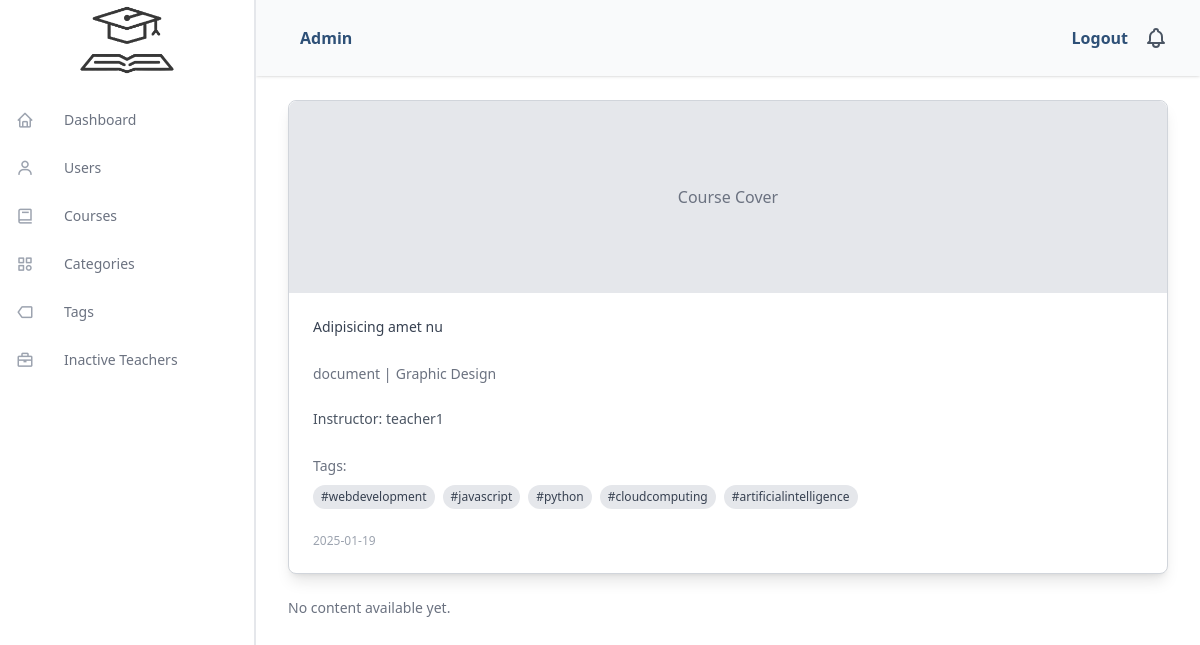
The page /admin/courseDetails/34 (signed in) on the database its author committed.
### tables this page shows
CREATE TABLE `courses` (
  `course_id` int NOT NULL,
  `title` varchar(255) NOT NULL,
  `description` text,
  `content_type` enum('video','document') NOT NULL,
  `category_id` int DEFAULT NULL,
  `teacher_id` int DEFAULT NULL,
  `created_at` timestamp NULL DEFAULT CURRENT_TIMESTAMP,
  `updated_at` timestamp NULL DEFAULT CURRENT_TIMESTAMP ON UPDATE CURRENT_TIMESTAMP
);

CREATE TABLE `categories` (
  `category_id` int NOT NULL,
  `category_name` varchar(100) NOT NULL
);

CREATE TABLE `users` (
  `user_id` int NOT NULL,
  `full_name` varchar(100) NOT NULL,
  `email` varchar(100) NOT NULL,
  `password` varchar(255) NOT NULL,
  `created_at` timestamp NULL DEFAULT CURRENT_TIMESTAMP,
  `updated_at` timestamp NULL DEFAULT CURRENT_TIMESTAMP ON UPDATE CURRENT_TIMESTAMP,
  `role` enum('teacher','student','admin') NOT NULL,
  `status` enum('active','inactive','suspended') NOT NULL DEFAULT 'active'
);

### core/BaseController.php (called while the page is built, shortened)
<?php
require_once(__DIR__ . '/../app/models/Course.php');
require_once(__DIR__ . '/../app/models/CourseTags.php');
require_once(__DIR__ . '/../app/models/DocumentContent.php');
class BaseController
{
    private $CourseModel;
    private $CourseTagsModel;
    private $DocumentContentModel;
    private $VideoContentModel;
    public function __construct()
    {
        $this->CourseModel = new Course();
        $this->CourseTagsModel = new CourseTags();
        $this->DocumentContentModel = new DocumentContent();
        $this->VideoContentModel = new VideoContent();
    }
    public function render($view, $data = [])
    {
        extract($data);
        include __DIR__ . '/../app/views/' . $view . '.php';
    }
    public function courseDetails($course_id)
    {
        $course = $this->CourseModel->getCourseById($course_id);
        $course['tags'] = $this->CourseTagsModel->getCoursetags($course['course_id']);
        if ($course['content_type'] === 'document') {
            $course['content'] = $this->DocumentContentModel->getContent($course_id);
        } else if ($course['content_type'] === 'video') {
            $course['content'] = $this->VideoContentModel->getContent($course_id);
        }
        $this->render('auth/courseDetails', ['course' => $course]);
    }
}

### public/index.php (called while the page is built, shortened)
<?php
require_once ('../core/BaseController.php');
require_once '../core/Router.php';
$router = new Router();
$router->dispatch($_SERVER['REQUEST_URI'], $_SERVER['REQUEST_METHOD']);

### app/config/db.php (called while the page is built, shortened)
<?php
class Db {
    public function __construct()
    {
        try {
            $this->conn = new PDO("mysql:host=localhost;dbname=youdemy_database", "root", "");
          } catch(PDOException $e) {
            echo "Connection failed: " . $e->getMessage();
          }
    }
}

### app/models/Course.php (called while the page is built, shortened)
<?php
require_once(__DIR__ . '/../config/db.php');
class Course extends Db
{
    public function getCourseById($course_id)
    {
        try {
            $stmt = $this->conn->prepare("SELECT course.*,cat.category_name,u.full_name as teacher_name FROM courses course
                                          JOIN categories cat ON cat.category_id = course.category_id
                                          JOIN users u ON u.user_id = course.teacher_id
                                          WHERE course_id = :course_id");
            $stmt->bindParam(':course_id', $course_id);
            $stmt->execute();
            return $stmt->fetch(PDO::FETCH_ASSOC);
        } catch (PDOException $e) {
            echo "Error: " . $e->getMessage();
        }
    }
}

### app/models/CourseTags.php (called while the page is built, shortened)
<?php
require_once(__DIR__ . '/../config/db.php');
class CourseTags extends Db
{
    public function getCoursetags($course_id)
    {
        try {
            $stmt = $this->conn->prepare("SELECT t.tag_name FROM course_tags ct
                                          JOIN tags t ON t.tag_id = ct.tag_id
                                          WHERE ct.course_id = :course_id;");
            $stmt->bindParam(':course_id', $course_id);
            $stmt->execute();
            return $stmt->fetchAll(PDO::FETCH_COLUMN);
        } catch (PDOException $e) {
            error_log("error getting tags: " . $e);
        }
    }
}

### app/models/DocumentContent.php (called while the page is built, shortened)
<?php
class DocumentContent extends Content
{
    public function getContent($course_id)
    {
        try {
            $stmt = $this->conn->prepare("SELECT * FROM document_content WHERE course_id = :course_id");
            $stmt->bindParam(':course_id', $course_id);
            $stmt->execute();
            return $stmt->fetch(PDO::FETCH_ASSOC);
        } catch (PDOException $e) {
            error_log("Error getting video content: " . $e->getMessage());
            return false;
        }
    }
}

### app/views/auth/courseDetails.php (the view, shortened to what this page needs)
<!DOCTYPE html>
<html lang="en">
<head>
    <link rel="stylesheet" href="https://unpkg.com/boxicons@2.0.7/css/boxicons.min.css" />
    <script src="https://cdn.tailwindcss.com"></script>
</head>
<body class="bg-gray-50">
    <div class="flex">
        <?php include(__DIR__ . '/../partials/header.php'); ?>
        <div class="flex flex-col flex-1 lg:ml-64">
            <?php include(__DIR__ . '/../partials/sidebar.php'); ?>
            <main class="flex-1 bg-white min-h-screen overflow-y-auto py-6 px-8">
                <h1 class="text-3xl font-semibold pt-4 text-gray-800"><?= htmlspecialchars($course['title']) ?></h1>
                <div class="bg-white border border-gray-300 rounded-lg shadow-lg mt-6">
                    <div class="w-full h-48 bg-gray-200 flex items-center justify-center rounded-t-lg">
                        <span class="text-gray-500 font-medium">Course Cover</span>
                    </div>
                    <div class="p-6 space-y-6">
                        <p class="text-sm text-gray-700"><?= htmlspecialchars($course['description']) ?></p>
                        <div class="mt-4">
                            <span class="text-sm text-gray-500"><?= htmlspecialchars($course['content_type']) ?> |</span>
                            <span class="text-sm text-gray-500"><?= htmlspecialchars($course['category_name']) ?></span>
                        </div>
                        <p class="text-sm text-gray-600 mt-2">Instructor: <span class="font-medium"><?= htmlspecialchars($course['teacher_name']) ?></span></p>
                        <?php if (!empty($course['tags'])): ?>
                            <div class="mt-2">
                                <span class="text-sm text-gray-500">Tags:</span>
                                <div class="flex flex-wrap mt-2 space-x-2">
                                    <?php foreach ($course['tags'] as $tag): ?>
                                        <span class="text-xs inline-block bg-gray-200 text-gray-700 py-1 px-2 rounded-full"><?= '#' . htmlspecialchars($tag) ?></span>
                                    <?php endforeach; ?>
                                </div>
                            </div>
                        <?php endif; ?>
                        <p class="text-xs text-gray-400 mt-4"><?= date('Y-m-d', strtotime($course['created_at'])) ?></p>
                    </div>
                </div>
                <?php if (isset($course['content']) && is_array($course['content']) && $course['content_type'] === 'document' && $course['content']['document_url'] != NULL): ?>
                    <div class="mt-6">
                        <p class="text-sm text-gray-600 font-medium">Course Document</p>
                        <iframe src="<?= $course['content']['document_url'] ?>" frameborder="0" class="w-full h-screen mt-2 rounded-lg shadow-md"></iframe>
                    </div>
                <?php else: ?>
                    <div class="mt-6">
                        <p class="text-sm text-gray-500">No content available yet.</p>
                    </div>
                <?php endif; ?>
            </main>
        </div>
    </div>
</body>
</html>

### core/Router.php (shortened to what this page needs)
<?php
class Router
{
    private $routes = [
        'GET' => [],
        'POST' => [],
    ];
    public function add($method, $route, $callback)
    {
        $method = strtoupper($method);
        $route = preg_replace('/\{[a-zA-Z0-9_]+\}/', '([a-zA-Z0-9_]+)', $route);
        $this->routes[$method][$route] = $callback;
    }
    public function dispatch($uri, $method)
    {
        $uri = parse_url($uri, PHP_URL_PATH);
        $method = strtoupper($method);
        foreach ($this->routes[$method] as $route => $callback) {
            if (preg_match('#^' . $route . '$#', $uri, $matches)) {
                array_shift($matches);
                if (is_array($callback)) {
                    $controller = new $callback[0]();
                    $method = $callback[1];
                    return call_user_func_array([$controller, $method], $matches);
                }
                return call_user_func_array($callback, $matches);
            }
        }
    }
}

### app/views/partials/header.php (shortened to what this page needs)
<header class="fixed top-0 lg:left-64 left-0 right-0 flex items-center justify-between px-4 py-4 bg-gray-50 shadow lg:py-6 z-30">
    <div class="flex items-center justify-between w-full">
        <div x-data="{ dropdownOpen: false }" class="relative">
            <div class="text-[#2E5077] font-semibold capitalize"><?= htmlspecialchars($_SESSION['user_loged_in_role']) ?></div>
        </div>
        <div class="flex items-center">
            <div x-data="{ dropdownOpen: false }" class="relative">
                <a href="/logout" class="text-[#2E5077] hover:underline font-semibold">Logout</a>
            </div>
            <div x-data="{ notificationOpen: false }" class="relative">
                <button @click="notificationOpen = ! notificationOpen"
                    class="flex mx-4 text-gray-600 focus:outline-none">
                </button>
            </div>
        </div>
    </div>
</header>

### app/views/partials/sidebar.php (shortened to what this page needs)
<div id="sidebar"
    class="fixed top-0 left-0 h-full w-64 bg-white z-40 transform -translate-x-full lg:translate-x-0 transition-transform duration-300 border-r-2">
    <div class="flex items-center justify-center h-20">
        <img src="/assets/images/logo.png" alt="logo" class="w-32" />
    </div>
    <ul class="flex flex-col py-4 pl-4">
        <li>
            <a href="" class="flex items-center h-12 text-gray-500 hover:text-gray-800">
                <i class="bx bx-home text-lg text-gray-400 w-12"></i>
                <span class="text-sm font-medium">Dashboard</span>
            </a>
        </li>
        <?php if ($_SESSION['user_loged_in_role'] === "admin"): ?>
            <li>
                <a href="/admin/users" class="flex items-center h-12 text-gray-500 hover:text-gray-800">
                    <i class="bx bx-user text-lg text-gray-400 w-12"></i>
                    <span class="text-sm font-medium">Users</span>
                </a>
            </li>
            <li>
                <a href="/admin/courses" class="flex items-center h-12 text-gray-500 hover:text-gray-800">
                    <i class="bx bx-book text-lg text-gray-400 w-12"></i>
                    <span class="text-sm font-medium">Courses</span>
                </a>
            </li>
            <li>
                <a href="/admin/categories" class="flex items-center h-12 text-gray-500 hover:text-gray-800">
                    <i class="bx bx-category text-lg text-gray-400 w-12"></i>
                    <span class="text-sm font-medium">Categories</span>
                </a>
            </li>
            <li>
                <a href="/admin/tags" class="flex items-center h-12 text-gray-500 hover:text-gray-800">
                    <i class="bx bx-tag text-lg text-gray-400 w-12"></i>
                    <span class="text-sm font-medium">Tags</span>
                </a>
            </li>
            <li>
                <a href="/admin/inactiveTeachers" class="flex items-center h-12 text-gray-500 hover:text-gray-800">
                    <i class="bx bx-briefcase text-lg text-gray-400 w-12"></i>
                    <span class="text-sm font-medium">Inactive Teachers</span>
                </a>
            </li>
        <?php endif ?>
    </ul>
</div>

### rows shown on the page
courses: description "Adipisicing amet nu", content_type "document", category.category_name "Graphic Design", teacher.full_name "teacher1", tag "webdevelopment", tag "javascript", tag "python", tag "cloudcomputing", tag "artificialintelligence", created_at "2025-01-19", shows "No content available yet."
